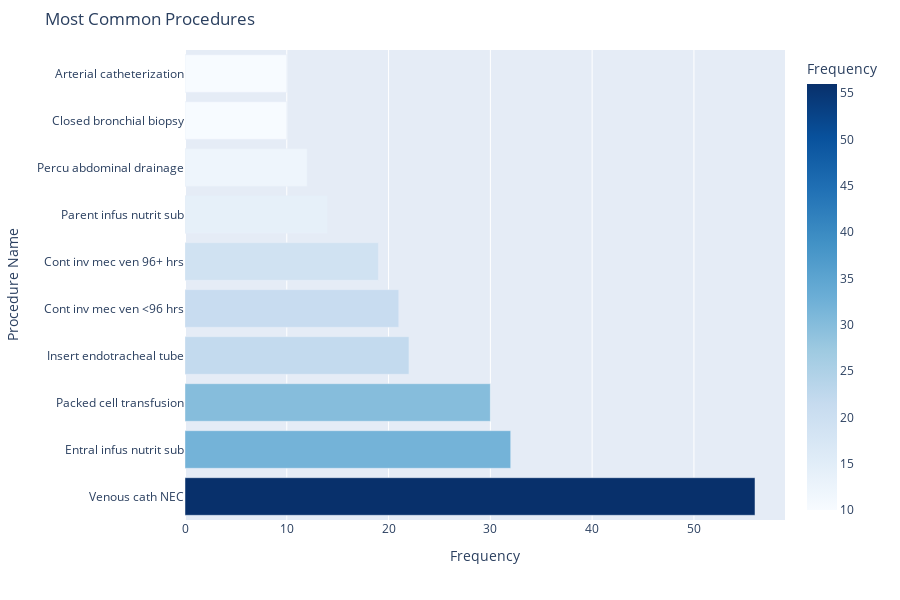

Here is the notebook cell this chart was saved with:
### Code cell
# Create a horizontal bar chart
fig = px.bar(
    common_procedure_count,
    x="count",
    y="short_title",
    orientation="h",
    title="Most Common Procedures",
    labels={"count": "Frequency", "short_title": "Procedure Name"},
    color="count",
    color_continuous_scale=px.colors.sequential.Blues
)

# Update layout for better appearance
fig.update_layout(
    xaxis_title="Frequency",
    yaxis_title="Procedure Name",
    margin=dict(t=50, l=150),  # Adjust margins to fit long procedure names
    height=600                 # Increase height for better readability
)

# Show the plot
fig.show()

### Figure 1 — Plotly figure (JSON) as saved in the notebook; plotly's stock layout.template omitted (floating-point values rounded to 4 significant figures)
{"data": [{"hovertemplate": "Frequency=%{marker.color}<br>Procedure Name=%{y}<extra></extra>", "legendgroup": "", "marker": {"color": [56, 32, 30, 22, 21, 19, 14, 12, 10, 10], "coloraxis": "coloraxis", "pattern": {"shape": ""}}, "name": "", "orientation": "h", "showlegend": false, "textposition": "auto", "type": "bar", "x": [56, 32, 30, 22, 21, 19, 14, 12, 10, 10], "xaxis": "x", "y": ["Venous cath NEC", "Entral infus nutrit sub", "Packed cell transfusion", "Insert endotracheal tube", "Cont inv mec ven <96 hrs", "Cont inv mec ven 96+ hrs", "Parent infus nutrit sub", "Percu abdominal drainage", "Closed bronchial biopsy", "Arterial catheterization"], "yaxis": "y"}], "layout": {"barmode": "relative", "coloraxis": {"colorbar": {"title": {"text": "Frequency"}}, "colorscale": [[0, "rgb(247,251,255)"], [0.125, "rgb(222,235,247)"], [0.25, "rgb(198,219,239)"], [0.375, "rgb(158,202,225)"], [0.5, "rgb(107,174,214)"], [0.625, "rgb(66,146,198)"], [0.75, "rgb(33,113,181)"], [0.875, "rgb(8,81,156)"], [1, "rgb(8,48,107)"]]}, "height": 600, "legend": {"tracegroupgap": 0}, "margin": {"l": 150, "t": 50}, "title": {"text": "Most Common Procedures"}, "xaxis": {"anchor": "y", "domain": [0, 1], "title": {"text": "Frequency"}}, "yaxis": {"anchor": "x", "domain": [0, 1], "title": {"text": "Procedure Name"}}}}
